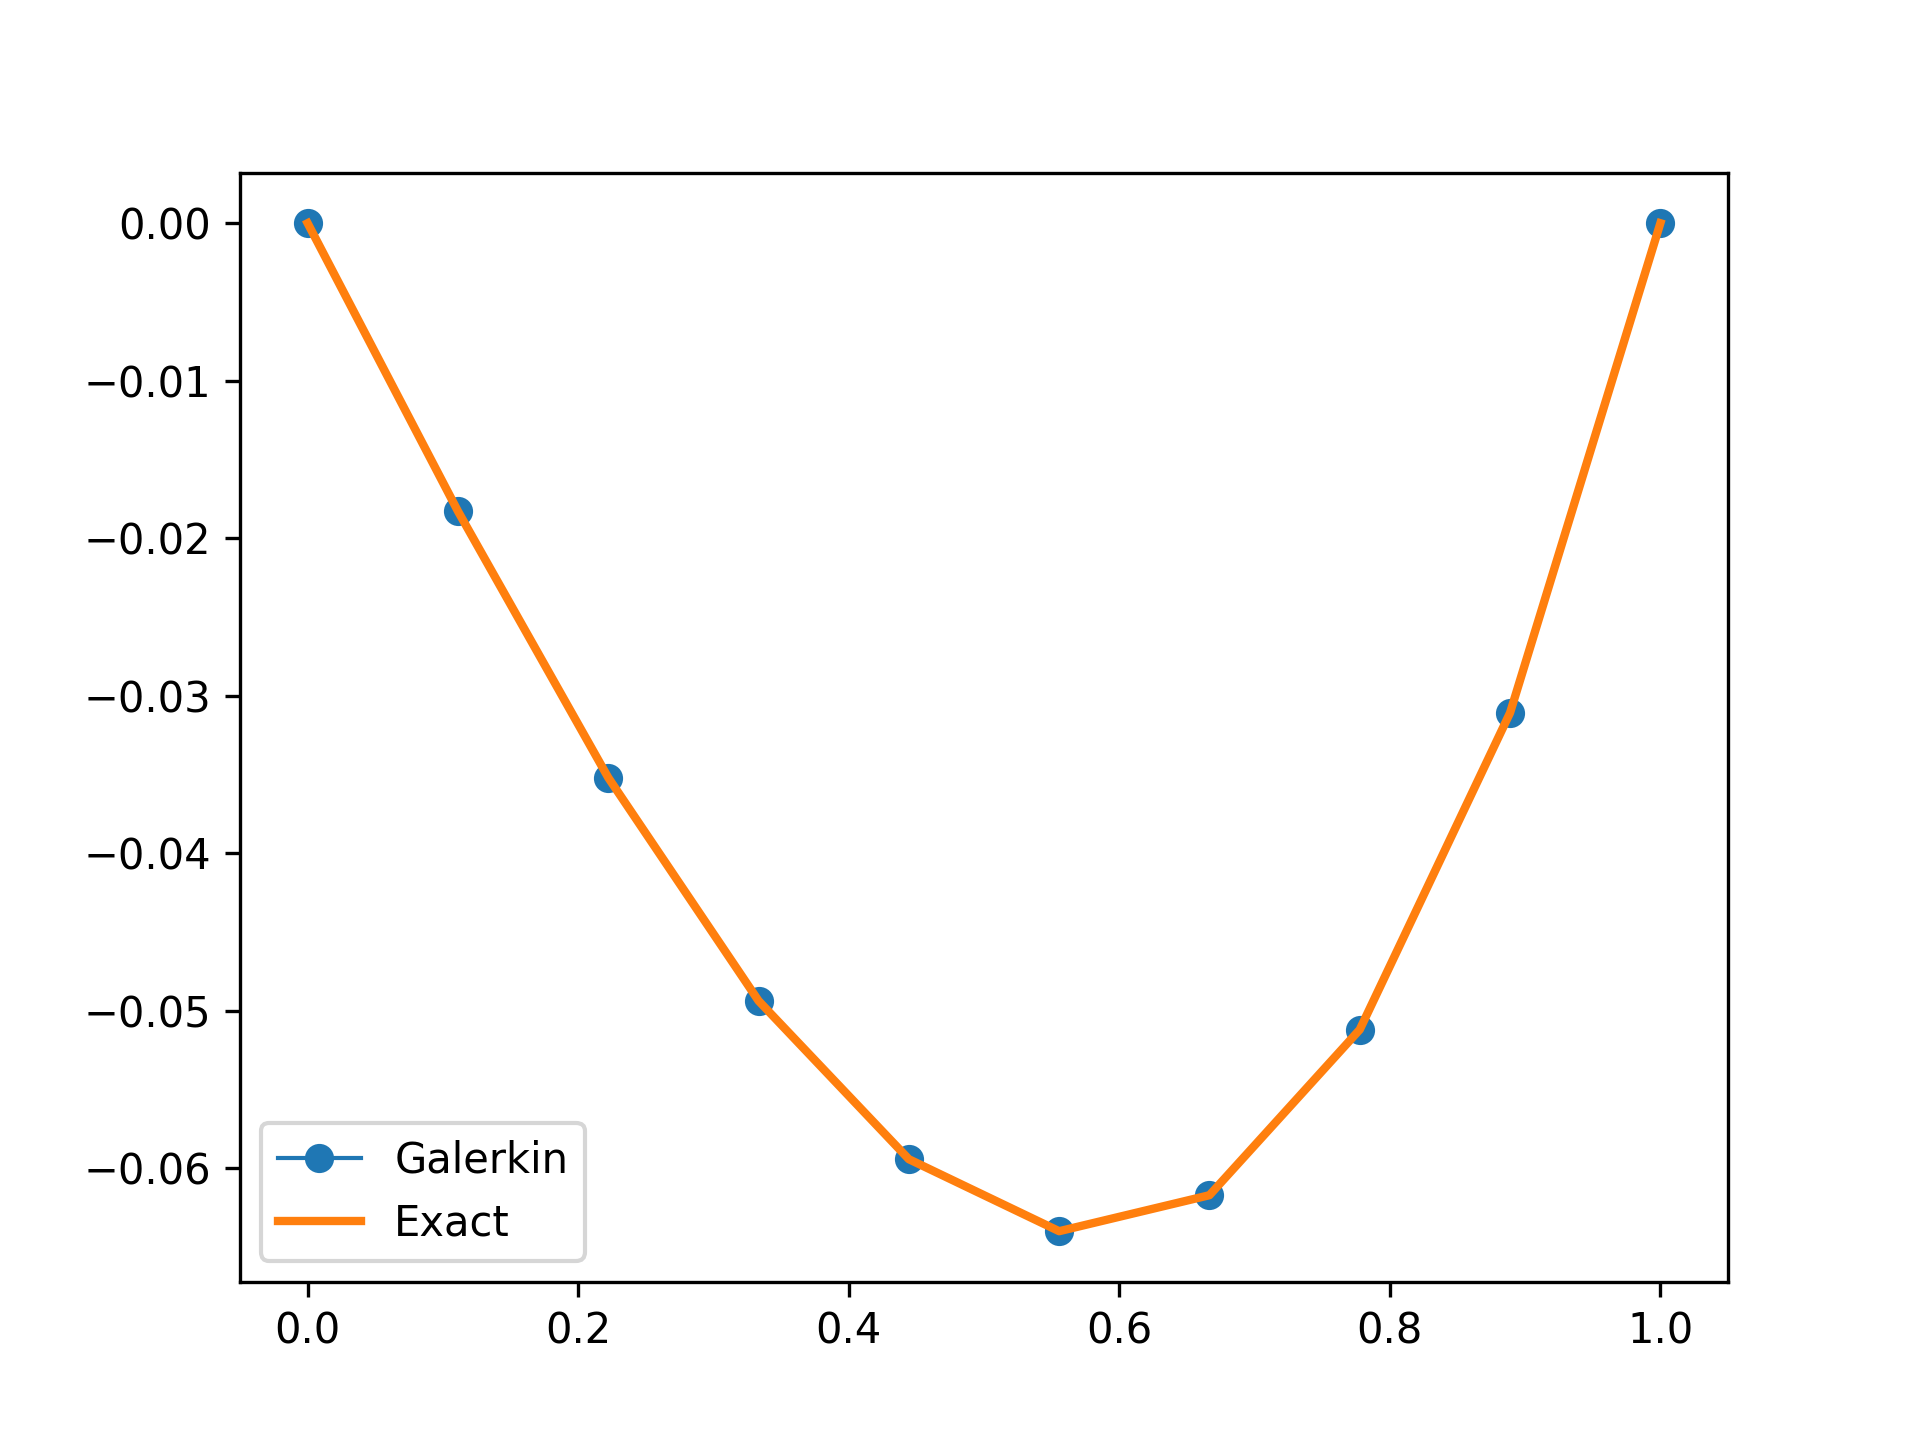

Source code (Python):
# The problem u"(x) = lambda*x; u(0) = 0, u(1) = 0
import numpy as np
import matplotlib.pyplot as plt
def element(x,n):
    p = pow(x,n+1)-pow(x,n+2)
    return p
def iM(m,n,a,b):
    p1 = ((n*(n+1)))*(pow(b,m+n+1)-pow(a,m+n+1))/(m+n+1)
    p2 = ((2*(n+1)*(n+1)))*(pow(b,m+n+2)-pow(a,m+n+2))/(m+n+2)
    p3 = (((n+2)*(n+1)))*(pow(b,m+n+3)-pow(a,m+n+3))/(m+n+3)
    return p1 - p2 + p3
def ib(m,a,b):
    p1 = (pow(b,m+3)/(m+3)-pow(a,m+3))/(m+3)
    p2 = (pow(b,m+4)-pow(a,m+4))/(m+4)
    return p1 - p2
N = 20
M = np.zeros([N,N])
b = np.zeros(N)
xs = np.zeros(N)
lamd = 1
for i in range(N):
    for j in range(N):
        M[i,j] = iM(i,j,1,0)

    b[i] = lamd*ib(i,1,0)
print(M)
print(b)
xs = np.linalg.solve(M,b)
print(xs)
x = np.linspace(0,1,10)
y = np.zeros(len(x))
f = np.zeros(len(x))
for i in range(len(x)):
    value = 0
    for j in range(N):
        value +=xs[j]*element(x[i],j)
    y[i] = value
    f[i] = (lamd/6)*pow(x[i],3) + (-lamd/6)*x[i]
plt.plot(x,y,label="Galerkin",marker="o",lw=1)
plt.plot(x,f,label="Exact",lw=2)
plt.legend()
plt.savefig("Galerkin.png",dpi=300)
plt.show()
